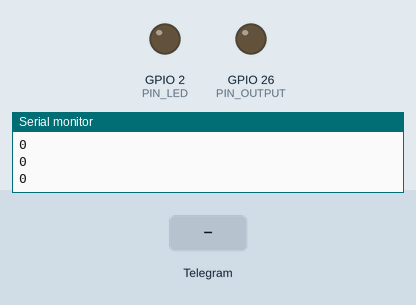
A sketch run on a simulated ESP8266 (NodeMCU). On the bench: output pins drawn as LEDs (lit = HIGH), the last lines printed to the serial monitor. The inputs (shaded band) are chosen by the test bench. WiFi joins after 1.5 s; servers stay silent unless stated.

Above: at 3.2 s.
3.3 s: Telegram message "/on" received
At 4.1 s:
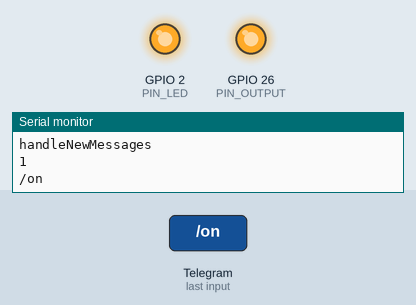
7.7 s: Telegram message "/off" received
At 8.6 s:
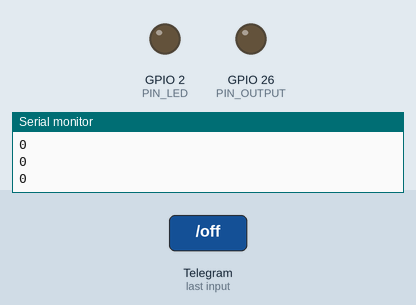
Timing chart, 0 to 10.7 s (numbered marks = the images above; inputs shaded):
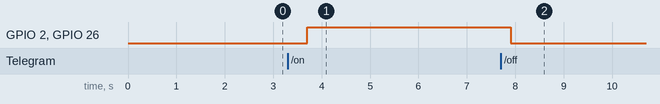

Measured:
- after the input at 3.3 s, GPIO 2 (PIN_LED), GPIO 26 (PIN_OUTPUT): LOW → HIGH after 0.40 s
- after the input at 7.7 s, GPIO 2 (PIN_LED), GPIO 26 (PIN_OUTPUT): HIGH → LOW after 0.21 s

The sketch:

Prueba_Telegram_LUZ_ESP32.ino
```cpp
#ifdef ESP32
#include <WiFi.h>
#else
#include <ESP8266WiFi.h>
#endif
#include <WiFiClientSecure.h>
#include <UniversalTelegramBot.h>   // https://github.com/witnessmenow/Universal-Arduino-Telegram-Bot
#include <ArduinoJson.h>

#define PIN_INPUT 32
#define PIN_OUTPUT 26
#define PIN_LED 2


unsigned long lastNotificationTime = 0; // ultima notificacion
const unsigned long notificationInterval = 5000; // Tiempo de intervalo entre notificaciones
int inputState,lastState = 0;

const char* ssid = ""; //cargar con credenciales del wifi propio
const char* password = ""; //cargar con credenciales del wifi propio

// Claves Bot telegram
#define BOTtoken "xxxxxxxx:yyyyyyy"  // Token obtenido de botfather
#define CHAT_ID "xxxxxxx" //grupo (se toma de la URL), si fuera individuo se le pide al IDBot con /getid


WiFiClientSecure client;
UniversalTelegramBot bot(BOTtoken, client);

// Checks for new messages every 1 second.
int botRequestDelay = 1000;
unsigned long lastTimeBotRan;

//Variables de estado


// Funcion para manejar los msg entrantes

void handleNewMessages(int numNewMessages) {

  Serial.println("handleNewMessages");
  Serial.println(String(numNewMessages));

  for (int i=0; i<numNewMessages; i++) {
    // Chat id of the requester
    String chat_id = String(bot.messages[i].chat_id);

    if (chat_id != CHAT_ID){
      bot.sendMessage(chat_id, "Unauthorized user", "");
      continue;
    }
    // Print the received message
    String text = bot.messages[i].text;
    Serial.println(text);
    String from_name = bot.messages[i].from_name;

    if (text == "/start") {
      String welcome = "Hola, " + from_name + ".\n";
      welcome += "Usar los siguientes comandos para controlar.\n\n";
      welcome += "/on para encender GPIO \n";
      welcome += "/off para apagar GPIO \n";
      welcome += "/estado para ver estado actualdel GPIO \n";
      bot.sendMessage(chat_id, welcome, "");
    }
    if (text == "/on") {
      inputState=1;
      digitalWrite(PIN_OUTPUT, HIGH);
      digitalWrite(PIN_LED, HIGH);
    }
    if (text == "/off") {
      inputState=0;
      digitalWrite(PIN_OUTPUT, LOW);
      digitalWrite(PIN_LED, LOW);
    }
    if (text == "/estado") {
      if (inputState){
        bot.sendMessage(chat_id, "Luz encendida", "");
      }
      else{
        bot.sendMessage(chat_id, "Luz apagada", "");
      }
    }
  }

}


void setup() {
  Serial.begin(115200);


  // Connect to Wi-Fi
  WiFi.mode(WIFI_STA);
  WiFi.begin(ssid, password);
  client.setCACert(TELEGRAM_CERTIFICATE_ROOT); // Add root certificate for api.telegram.org
  WiFi.setSleep(false);
  while (WiFi.status() != WL_CONNECTED) {
    delay(1000);
    Serial.println("Connecting to WiFi..");
  }
  // Print ESP32 Local IP Address
  Serial.println(WiFi.localIP());

  // Set pin modes
 // pinMode(PIN_INPUT, INPUT_PULLDOWN);
  pinMode(PIN_OUTPUT, OUTPUT);
  pinMode(PIN_LED, OUTPUT);


}


void loop() {

 // inputState = digitalRead(PIN_INPUT);
  Serial.println(inputState);

  if (millis() > lastTimeBotRan + botRequestDelay)  {
    int numNewMessages = bot.getUpdates(bot.last_message_received + 1);
    while(numNewMessages) {
      Serial.println("got response");
      handleNewMessages(numNewMessages);
      numNewMessages = bot.getUpdates(bot.last_message_received + 1);
    }
    lastTimeBotRan = millis();
  }

  if (inputState != lastState && (millis() - lastNotificationTime) > notificationInterval) {

    if (inputState){
      bot.sendMessage(CHAT_ID, "Luz encendida", "");
     }
     else bot.sendMessage(CHAT_ID, "Luz apagada", "");

    Serial.println("Msg enviado!!!!");
    lastState = inputState;
    lastNotificationTime = millis(); // Update last notification time
  }
  delay(100);
} //fin loop
```
